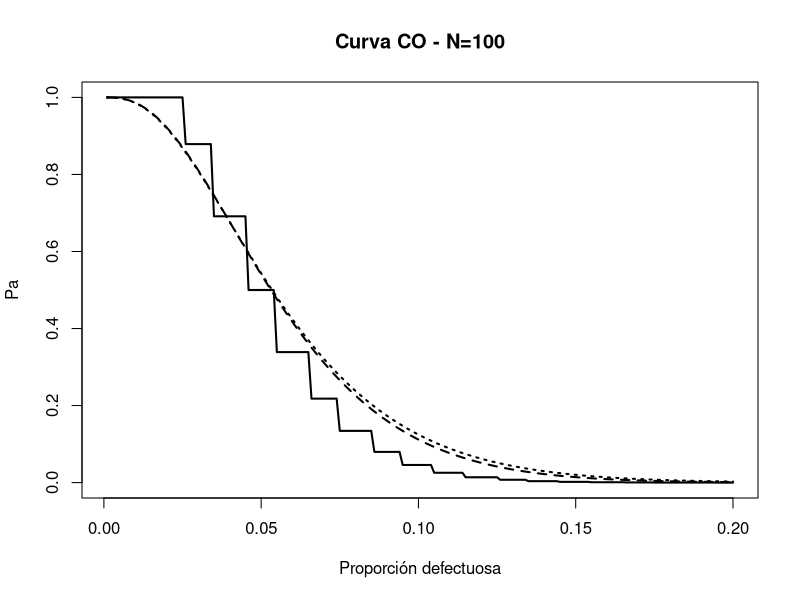

R code for this plot: (Note: this script raises an error after producing the figure.)
# Parámetros
N <- 100
n <- 50
c <- 2

# Vector de proporciones defectuosas
P <- seq(0.001, 0.20, 0.001)

# 1. Binomial
Pa_bin <- pbinom(c, n, P)

# 2. Poisson
Pa_pois <- ppois(c, n*P)

# 3. Hipergeométrica
Pa_hiper <- sapply(P, function(p){
  D <- round(N*p)
  phyper(c, D, N-D, n)
})

# Gráfica
plot(P, Pa_hiper, type="l", lwd=2,
     ylab="Pa", xlab="Proporción defectuosa",
     main="Curva CO - N=100")

lines(P, Pa_bin, lwd=2, lty=2)
lines(P, Pa_pois, lwd=2, lty=3)

legend("top right",
       legend=c("Hipergeométrica","Binomial","Poisson"),
       lwd=2, lty=c(1,2,3))


N <- 2000

Pa_hiper2 <- sapply(P, function(p){
  D <- round(N*p)
  phyper(c, D, N-D, n)
})

plot(P, Pa_hiper2, type="l", lwd=2,
     ylab="Pa", xlab="Proporción defectuosa",
     main="Curva CO - N=2000")

lines(P, Pa_bin, lwd=2, lty=2)
lines(P, Pa_pois, lwd=2, lty=3)

legend("topright",
       legend=c("Binomial","Poisson","Hipergeométrica"),
       lty=1)
